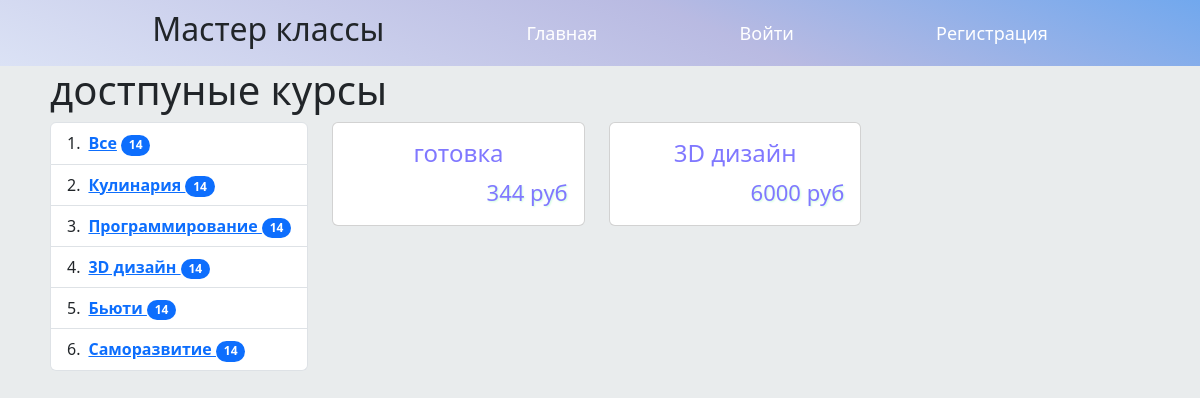
Before: / with the older database file.
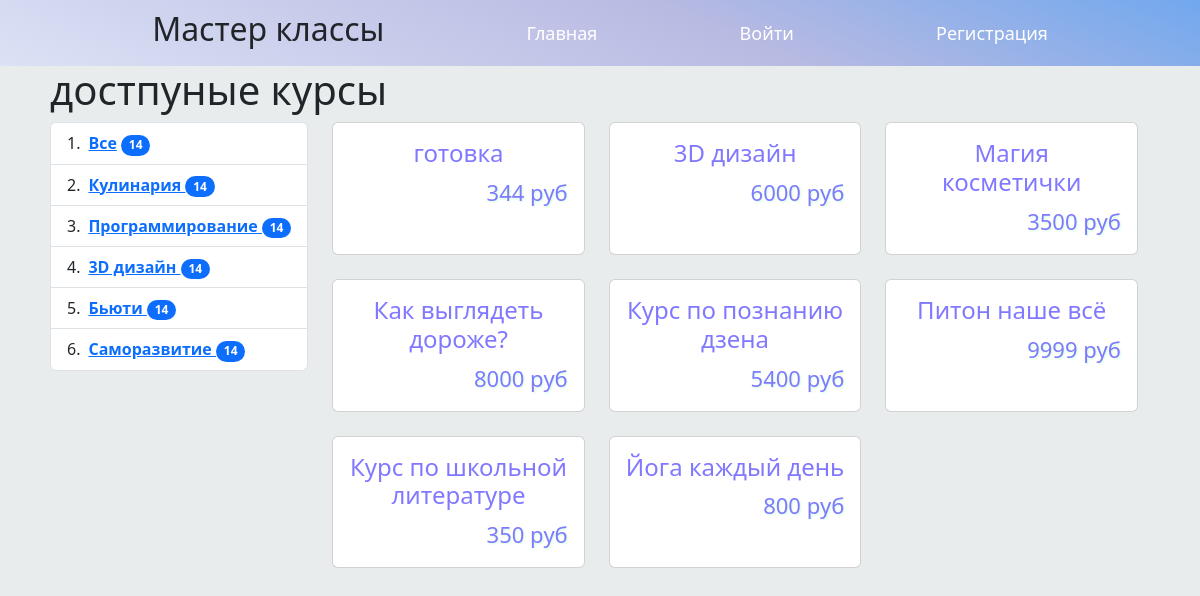
After: the same page with the newer database file.
### tutorial/models.py (models this page shows, shortened)
class Category(models.Model):
    title = models.CharField(max_length=24, verbose_name='Категория мастер класса')
    class Meta:
        verbose_name = 'Категория'
        verbose_name_plural = 'Категории'

class MasterClass(models.Model):
    category = models.ForeignKey(Category, on_delete=models.CASCADE, verbose_name='Категория мастер класса')
    title = models.CharField(max_length=36, verbose_name='Заголовок')
    description = models.TextField(verbose_name='Информация о мастер классе')
    time = models.DateTimeField(auto_now_add=True, verbose_name='Дата и время проведения')
    locate = models.ForeignKey(Locate, on_delete=models.CASCADE, verbose_name='Место проведения')
    price = models.DecimalField(max_digits=4, decimal_places=0, verbose_name='Цена')
    author = models.CharField(max_length=36, verbose_name='Автор')
    photo = models.ImageField(upload_to='%Y%d%m', verbose_name='Картинка')
    class Meta:
        verbose_name = 'Мастер класс'
        verbose_name_plural = 'Мастер классы'

### tutorial/views.py (the view)
# urls.py: path('', tutorial_view, name='full'),
def tutorial_view(request):
    category = Category.objects.all()
    masterclass = MasterClass.objects.all()
    context = {'category': category, 'masterclass': masterclass}
    return render(request, 'tutorial/full.html', context)

### tutorial/templates/tutorial/full.html (shortened to what this page needs)
{% extends 'root.html' %}
{% block content %}
    <div class="div-content">
    <h1>достпуные курсы</h1>
<div class="row" style="margin-right: 0 !important;">
    <div class="col" style="max-width: fit-content;">
        <ol class="list-group list-group-numbered" style="width: max-content;">
               <li class="list-group-item d-flex justify-content-between align-items-start">
                   <div class="ms-2 me-auto">
                       <div class="fw-bold">
                    <a href="/">Все</a>
                            <span class="badge bg-primary rounded-pill">14</span>
                       </div>
                   </div>
                </li>
                {% for category in category %}
                    <li class="list-group-item d-flex justify-content-between align-items-start">
                    <div class="ms-2 me-auto">
                        <div class="fw-bold">
                    <a href="/{{ category.pk }}">
                {{ category.title }}
                         <span class="badge bg-primary rounded-pill">14</span>
                    </a>
                        </div>
                    </div>
                    </li>
                {%endfor %}
        </ol>
    </div>
<div class="col">
<div class="row row-cols-1 row-cols-md-3 g-4">
    {% for masterclasses in masterclass %}
        <div class="col">
        <div class="card h-100">
        <a href="/detail/{{ masterclasses.pk }}" style="text-decoration: none">
          <div class="card-body">
              <h4 class="card-title card-full-title">{{ masterclasses.title }}</h4>
              <p class="card-text card-full-price">{{ masterclasses.price }} руб</p>
          </div>
        </a>
        </div>
        </div>
    {% endfor %}
    </div>
</div>
</div>
</div>
{% endblock %}

### templates/root.html (shortened to what this page needs)
{% load static %}
<!DOCTYPE html>
<html lang="en">
<head>
    <link rel="stylesheet" href="{% static 'css/style.css' %}">
    <link href="https://cdn.jsdelivr.net/npm/bootstrap@5.3.3/dist/css/bootstrap.min.css" rel="stylesheet">
</head>
<body>
<div style="display: flex; align-items: center; justify-content: space-evenly;" class="top">
 <h2>Мастер классы</h2>
    {% if user.is_authenticated %}
        <a href="{% url 'tutorial:full' %}">Главная</a>
        <a href="{% url 'auth:profile' %}">Профиль</a>
        <a href="{% url 'auth:logout' %}">Выйти ({{ user.username }})</a>
    {% else %}
        <a href="{% url 'tutorial:full' %}">Главная</a>
        <a href="{% url 'auth:login' %}">Войти</a>
        <a href="{% url 'auth:register' %}">Регистрация</a>
    {% endif %}
</div>
    {% block content %}
    {% endblock  %}
</body>
</html>

### static/css/style.css (style rules this page uses)
* { padding: 0; margin: 0; }
.top { background: linear-gradient(23deg, rgb(219 226 245) 0%, rgb(132 132 214 / 48%) 59%, rgba(113,168,238,1) 100%); padding: 10px; }
.top a { text-decoration: none; color: #ffffff; font-size: 18px; }
.g-4 { display: contents }
body { background: #e9eced; }
.card-full-price { text-align: end; font-size: 22px; color: #8078ff; text-shadow: 1px 1px 2px #ceffdd; }
.card-full-title { text-align: center; color: #8078ff !important;; }
.div-content { padding: 0px 50px 0px 50px; }

### templates/root.html (style rules this page uses)
body { background: #e9eced; }

Changed rows visible on the page:
added MasterClass: title "Магия косметички", price "3500"
added MasterClass: title "Как выглядеть дороже?", price "8000"
added MasterClass: title "Курс по познанию дзена", price "5400"
added MasterClass: title "Питон наше всё", price "9999"
added MasterClass: title "Курс по школьной литературе", price "350"
added MasterClass: title "Йога каждый день", price "800"
